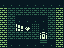

Rendered tile map (Tiled .tmx) drawn with the repository's tilesets; below, a short description and the full map source, tile grids included:
An orthogonal 8x6 tile map with 8x8 px tiles, 1 tile layer (Tile Layer 1).

<map version="1.5" tiledversion="1.6.0" orientation="orthogonal" renderorder="right-down" width="8" height="6" tilewidth="8" tileheight="8" infinite="0" nextlayerid="2" nextobjectid="1">
 <tileset firstgid="1" source="bg.tsx" />
 <layer id="1" name="Tile Layer 1" width="8" height="6">
  <data encoding="csv">
2,2,2,2,2,2,2,2,
3,72,72,72,72,72,72,3,
3,72,2,2,2,2,72,3,
3,72,15,73,9,2,72,3,
3,72,72,72,72,64,72,3,
3,2,2,2,2,97,2,3
</data>
 </layer>
</map>